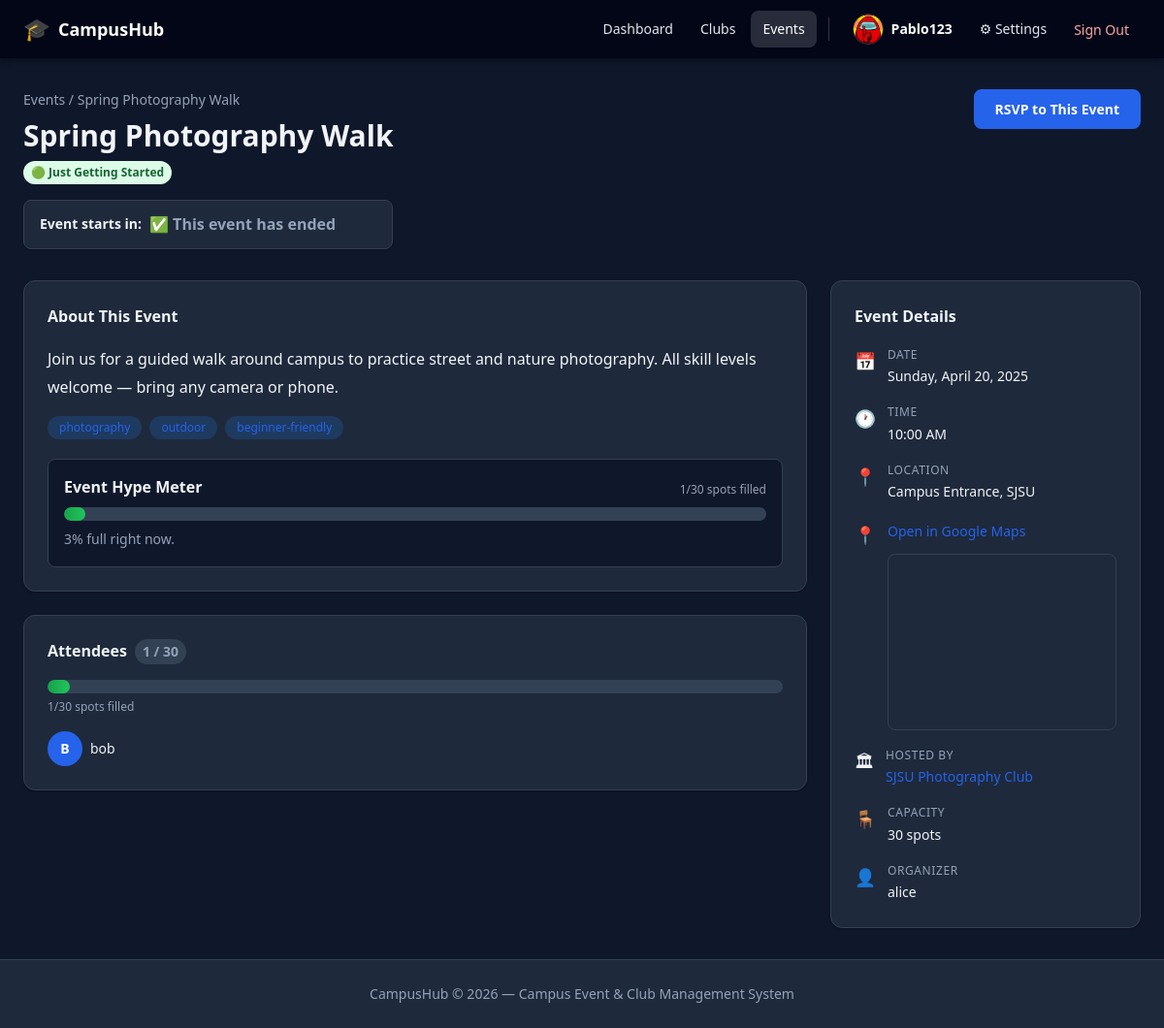
Page /events/1 (signed in) on the earlier database version.
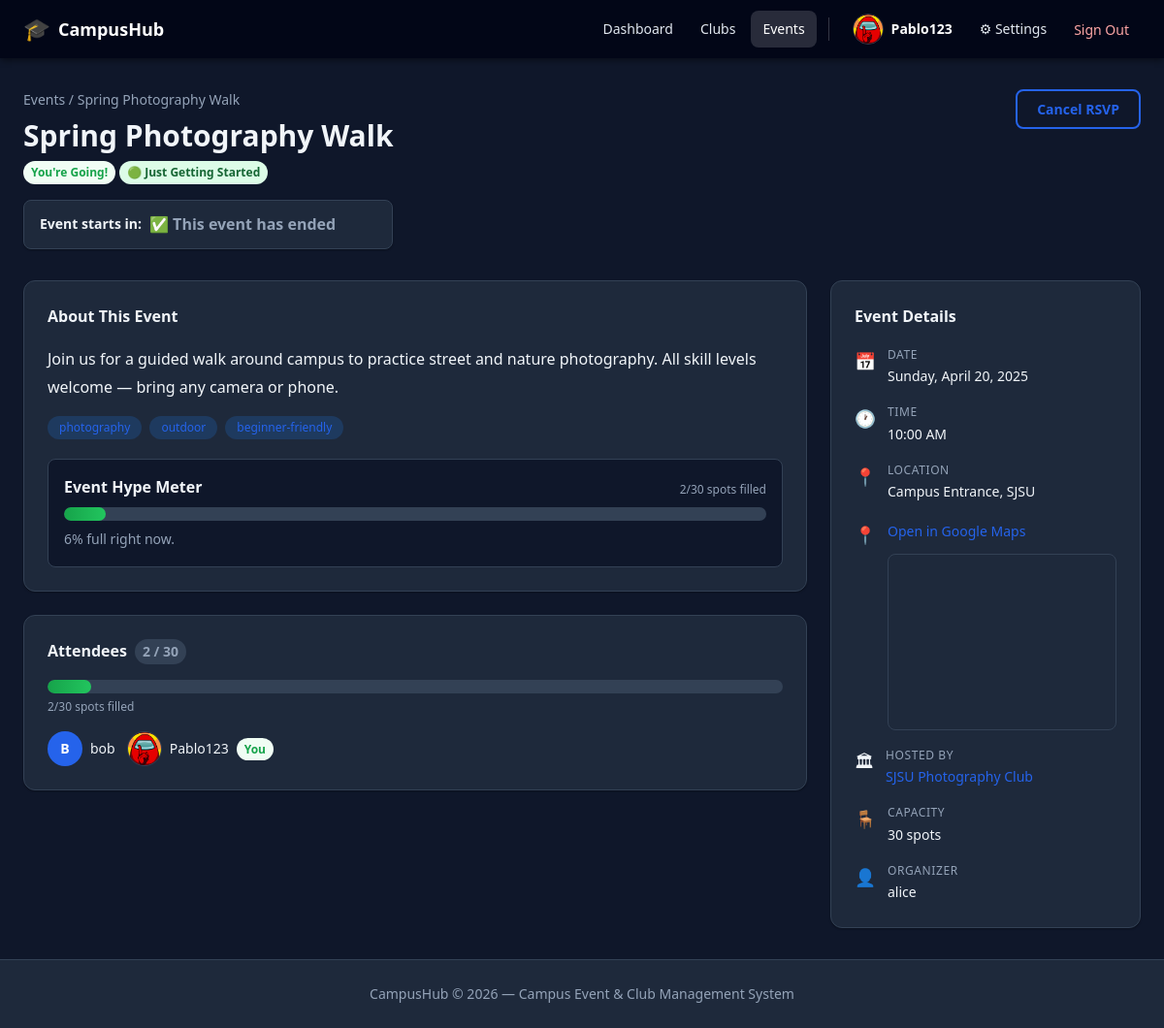
Same page on the later database version.
### app/models/event.py (models this page shows, shortened)
class Tag(Base):
    __tablename__ = "tags"
    id: Mapped[int] = mapped_column(Integer, primary_key=True, index=True)
    name: Mapped[str] = mapped_column(String(50), unique=True, nullable=False, index=True)
    events: Mapped[list["Event"]] = relationship(
        "Event", secondary=event_tags, back_populates="tags"
    )

class Event(Base):
    __tablename__ = "events"
    id: Mapped[int] = mapped_column(Integer, primary_key=True, index=True)
    title: Mapped[str] = mapped_column(String(200), nullable=False)
    description: Mapped[str | None] = mapped_column(String(5000), nullable=True)
    location: Mapped[str | None] = mapped_column(String(300), nullable=True)
    map_query: Mapped[str | None] = mapped_column(String(500), nullable=True)
    event_date: Mapped[date] = mapped_column(Date, nullable=False)
    event_time: Mapped[time | None] = mapped_column(Time, nullable=True)
    capacity: Mapped[int | None] = mapped_column(Integer, nullable=True)
    is_private: Mapped[bool] = mapped_column(Boolean, default=False, nullable=False)
    created_by: Mapped[int] = mapped_column(
        Integer, ForeignKey("users.id", ondelete="SET NULL"), nullable=True
    )
    club_id: Mapped[int | None] = mapped_column(
        Integer, ForeignKey("clubs.id", ondelete="SET NULL"), nullable=True
    )
    created_at: Mapped[datetime] = mapped_column(DateTime, server_default=func.now(), nullable=False)
    updated_at: Mapped[datetime] = mapped_column(
        DateTime, server_default=func.now(), onupdate=func.now(), nullable=False
    )
    creator: Mapped["User"] = relationship(  # type: ignore[name-defined]
        "User", back_populates="created_events"
    )
    club: Mapped["Club | None"] = relationship(  # type: ignore[name-defined]
        "Club", back_populates="events"
    )
    attendees: Mapped[list["EventAttendee"]] = relationship(
        "EventAttendee", back_populates="event", cascade="all, delete-orphan"
    )
    tags: Mapped[list["Tag"]] = relationship(
        "Tag", secondary=event_tags, back_populates="events"
    )

class EventAttendee(Base):
    __tablename__ = "event_attendees"
    __table_args__ = (
        UniqueConstraint("event_id", "user_id", name="uq_event_attendee"),
    )
    id: Mapped[int] = mapped_column(Integer, primary_key=True, index=True)
    event_id: Mapped[int] = mapped_column(
        Integer, ForeignKey("events.id", ondelete="CASCADE"), nullable=False
    )
    user_id: Mapped[int] = mapped_column(
        Integer, ForeignKey("users.id", ondelete="CASCADE"), nullable=False
    )
    is_public: Mapped[bool] = mapped_column(Boolean, default=True, nullable=False)
    rsvp_at: Mapped[datetime] = mapped_column(DateTime, server_default=func.now(), nullable=False)
    event: Mapped["Event"] = relationship("Event", back_populates="attendees")
    user: Mapped["User"] = relationship("User", back_populates="event_attendances")  # type: ignore[name-defined]

### app/models/user.py (models this page shows, shortened)
class User(Base):
    __tablename__ = "users"
    id: Mapped[int] = mapped_column(Integer, primary_key=True, index=True)
    username: Mapped[str] = mapped_column(String(50), unique=True, nullable=False, index=True)
    email: Mapped[str] = mapped_column(String(255), unique=True, nullable=False, index=True)
    phone_number: Mapped[str | None] = mapped_column(String(20), nullable=True)
    profile_photo_path: Mapped[str | None] = mapped_column(String(500), nullable=True)
    hashed_password: Mapped[str] = mapped_column(String(255), nullable=False)
    is_active: Mapped[bool] = mapped_column(Boolean, default=True, nullable=False)
    is_admin: Mapped[bool] = mapped_column(Boolean, default=False, nullable=False)
    created_at: Mapped[datetime] = mapped_column(DateTime, server_default=func.now(), nullable=False)
    updated_at: Mapped[datetime] = mapped_column(
        DateTime, server_default=func.now(), onupdate=func.now(), nullable=False
    )
    settings: Mapped["UserSettings"] = relationship(
        "UserSettings", back_populates="user", uselist=False, cascade="all, delete-orphan"
    )
    club_memberships: Mapped[list["ClubMembership"]] = relationship(  # type: ignore[name-defined]
        "ClubMembership", back_populates="user", cascade="all, delete-orphan"
    )
    created_clubs: Mapped[list["Club"]] = relationship(  # type: ignore[name-defined]
        "Club", back_populates="creator", foreign_keys="Club.created_by"
    )
    created_events: Mapped[list["Event"]] = relationship(  # type: ignore[name-defined]
        "Event", back_populates="creator"
    )
    event_attendances: Mapped[list["EventAttendee"]] = relationship(  # type: ignore[name-defined]
        "EventAttendee", back_populates="user", cascade="all, delete-orphan"
    )

### app/routers/events.py (the view)
@router.get("/{event_id}", response_class=HTMLResponse)
async def event_detail(
    event_id: int,
    request: Request,
    db: Session = Depends(get_db),
    current_user: User = Depends(get_current_user),
):
    event = event_service.get_event_by_id(db, event_id)
    if not event:
        _flash(request, "Event not found.", "error")
        return RedirectResponse(url="/events", status_code=302)
    if not event_service.can_view_event(db, current_user, event):
        _flash(request, "You must be a club member to view that event.", "error")
        return RedirectResponse(url="/events", status_code=302)
    rsvp = event_service.get_rsvp(db, current_user.id, event_id)
    can_edit = event_service.can_edit_event(current_user, event)
    return templates.TemplateResponse(
        request,
        "events/detail.html",
        {
            "event": event,
            "current_user": current_user,
            "rsvp": rsvp,
            "can_edit": can_edit,
        },
    )

### app/templates/events/detail.html (shortened to what the changed rows need)
{% extends "base.html" %}
{% block content %}
<div class="page-header">
    <div>
        <div class="breadcrumb"><a href="/events" class="link">Events</a> / {{ event.title }}</div>
        <h1 class="page-title">{{ event.title }}</h1>
        <div class="badge-group" style="margin-top:0.5rem">
            {% if rsvp %}<span class="badge badge-success">You're Going!</span>{% endif %}
            {% if event.has_limited_capacity %}
            <span class="badge {{ event.hype_status.badge_class }}">{{ event.hype_status.label }}</span>
            {% endif %}
        </div>
        <div
            class="countdown-widget countdown-widget-detail"
            data-event-id="{{ event.id }}"
            data-countdown-style="detail"
            data-event-time="{{ event.event_date.isoformat() }}T{{ event.event_time.strftime('%H:%M:%S') if event.event_time else '00:00:00' }}"
        >
            <span class="countdown-label">Event starts in:</span>
            <span class="countdown-value">Loading countdown...</span>
        </div>
    </div>
    <div class="header-actions">
        {% if rsvp %}
        <form action="/events/{{ event.id }}/cancel-rsvp" method="post">
            <button type="submit" class="btn btn-outline">Cancel RSVP</button>
        </form>
        {% elif not event.is_full %}
        <form action="/events/{{ event.id }}/rsvp" method="post">
            <button type="submit" class="btn btn-primary">RSVP to This Event</button>
        </form>
        {% else %}
        <button class="btn btn-outline" disabled>Event Full</button>
        {% endif %}
    </div>
</div>
<div class="detail-grid">
    <div class="detail-main">
        <div class="card">
            <div class="card-body">
                <h2 class="card-section-title">About This Event</h2>
                {% if event.description %}
                <p class="event-description">{{ event.description }}</p>
                {% else %}
                <p class="muted">No description provided.</p>
                {% endif %}
                {% if event.tags %}
                <div class="tag-row" style="margin-top:1rem">
                    {% for tag in event.tags %}<span class="tag">{{ tag.name }}</span>{% endfor %}
                </div>
                {% endif %}
                {% if event.has_limited_capacity %}
                <div class="event-hype-panel">
                    <div class="hype-meter-header">
                        <strong>Event Hype Meter</strong>
                        <span class="capacity-text">{{ event.spots_filled_text }}</span>
                    </div>
                    <div class="progress hype-progress hype-progress-lg" role="progressbar" aria-valuenow="{{ event.fill_percentage }}" aria-valuemin="0" aria-valuemax="100">
                        <div class="progress-bar {{ event.hype_status.progress_class }}" style="width: {{ event.fill_percentage }}%"></div>
                    </div>
                    <p class="hype-meter-caption">{{ event.fill_percentage }}% full right now.</p>
                </div>
                {% endif %}
            </div>
        </div>
        <div class="card" style="margin-top:1.5rem">
            <div class="card-body">
                <h2 class="card-section-title">
                    Attendees
                    <span class="count-badge">{{ event.attendee_count }}{% if event.capacity %} / {{ event.capacity }}{% endif %}</span>
                </h2>
                {% if event.has_limited_capacity %}
                <div class="progress hype-progress hype-progress-lg" role="progressbar" aria-valuenow="{{ event.fill_percentage }}" aria-valuemin="0" aria-valuemax="100">
                    <div class="progress-bar {{ event.hype_status.progress_class }}" style="width: {{ event.fill_percentage }}%"></div>
                </div>
                <p class="capacity-text">{{ event.spots_filled_text }}</p>
                {% endif %}
                {% if event.attendees %}
                <ul class="attendee-list">
                    {% for attendee in event.attendees %}
                    {% if attendee.is_public %}
                    <li class="attendee-item">
                        {% if attendee.user.profile_photo_url %}
                        <img src="{{ attendee.user.profile_photo_url }}" alt="{{ attendee.user.username }} profile photo" class="member-avatar member-avatar-image" />
                        {% else %}
                        <span class="member-avatar">{{ attendee.user.username[0].upper() }}</span>
                        {% endif %}
                        <span>{{ attendee.user.username }}</span>
                        {% if attendee.user.id == current_user.id %}
                        <span class="badge badge-success">You</span>
                        {% endif %}
                    </li>
                    {% endif %}
                    {% endfor %}
                </ul>
                {% else %}
                <p class="muted">No one has RSVP'd yet. Be the first!</p>
                {% endif %}
            </div>
        </div>
    </div>
    <aside class="detail-sidebar">
        <div class="card">
            <div class="card-body">
                <h2 class="card-section-title">Event Details</h2>
                <ul class="detail-list">
                    <li class="detail-item">
                        <div>
                            <span class="detail-label">Date</span>
                            <span class="detail-value">{{ event.event_date.strftime('%A, %B %d, %Y') }}</span>
                        </div>
                    </li>
                    {% if event.event_time %}
                    <li class="detail-item">
                        <span class="detail-icon">🕐</span>
                        <div>
                            <span class="detail-label">Time</span>
                            <span class="detail-value">{{ event.event_time.strftime('%I:%M %p') }}</span>
                        </div>
                    </li>
                    {% endif %}
                    {% if event.location %}
                    <li class="detail-item">
                        <span class="detail-icon">📍</span>
                        <div>
                            <span class="detail-label">Location</span>
                            <span class="detail-value">{{ event.location }}</span>
                        </div>
                    </li>
                    {% endif %}
                    {% if event.capacity %}
                    <li class="detail-item">
                        <span class="detail-icon">🪑</span>
                        <div>
                            <span class="detail-label">Capacity</span>
                            <span class="detail-value">{{ event.capacity }} spots</span>
                        </div>
                    </li>
                    {% endif %}
                </ul>
            </div>
        </div>
    </aside>
</div>
{% endblock %}

Differences in the rows shown:
computed for Event "Spring Photography Walk": spots_filled_text "1/30 spots filled" → "2/30 spots filled"; fill_percentage "3" → "6"
added EventAttendee: user.profile_photo_url (picture), user.username "Pablo123", shows "You"
Other differences:
{{ event.fill_percentage }}: 3 → 6 (drawn)
{{ event.attendee_count }}: "1" → "2"
text no longer shown: "RSVP to This Event"
text now shown: "You're Going! Cancel RSVP"
